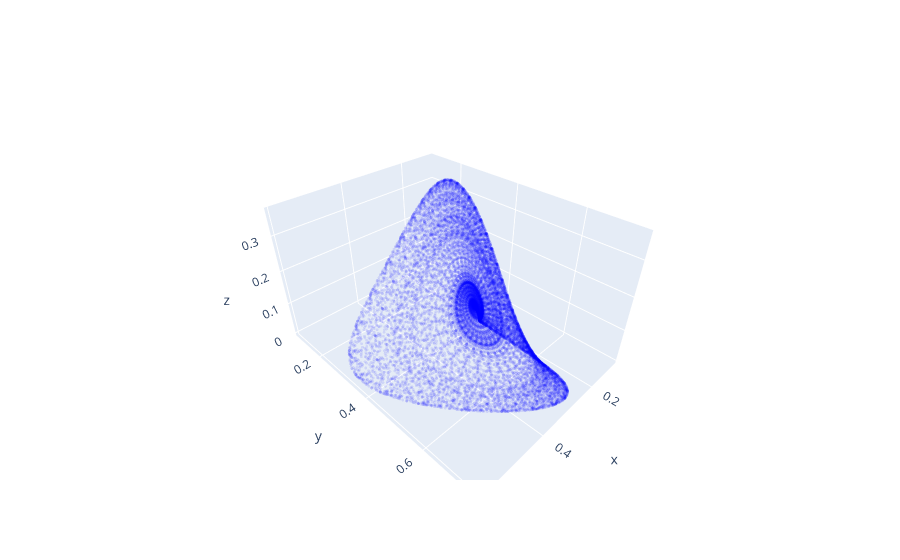

Notebook cell for this chart:
### Code cell
def view(a, r):
    n = 200000
    t = np.linspace(0, 20000, n)
    # Inital Values
    init = np.array([0.1, 0.1, 0.1, 0.1])
    x = np.ones((n, 4))*init
    x = ComputeLE.motion(t, x, a, r)
    xx = x[:,0]
    yy = x[:,1]
    zz = x[:,2]
    ww = x[:,3]
    marker_data = go.Scatter3d(
                    x=xx[::10],
                    y=yy[::10], 
                    z=zz[::10], 
                    marker=go.scatter3d.Marker(size=1, color='blue'), 
                    opacity=0.1, 
                    mode='markers',)
    fig=go.Figure(data=marker_data)
    fig.show()
    print(xx[-1], yy[-1], zz[-1], ww[-1])
view(a, r)

### Figure 1 — Plotly figure (JSON) as saved in the notebook; plotly's stock layout.template omitted (floating-point values rounded to 4 significant figures; data arrays with more than 128 entries replaced by an {"elided": "..."} marker saying what was removed)
{"data": [{"marker": {"color": "blue", "size": 1}, "mode": "markers", "opacity": 0.1, "type": "scatter3d", "x": {"elided": "20000 float values"}, "y": {"elided": "20000 float values"}, "z": {"elided": "20000 float values"}}], "layout": {}}
